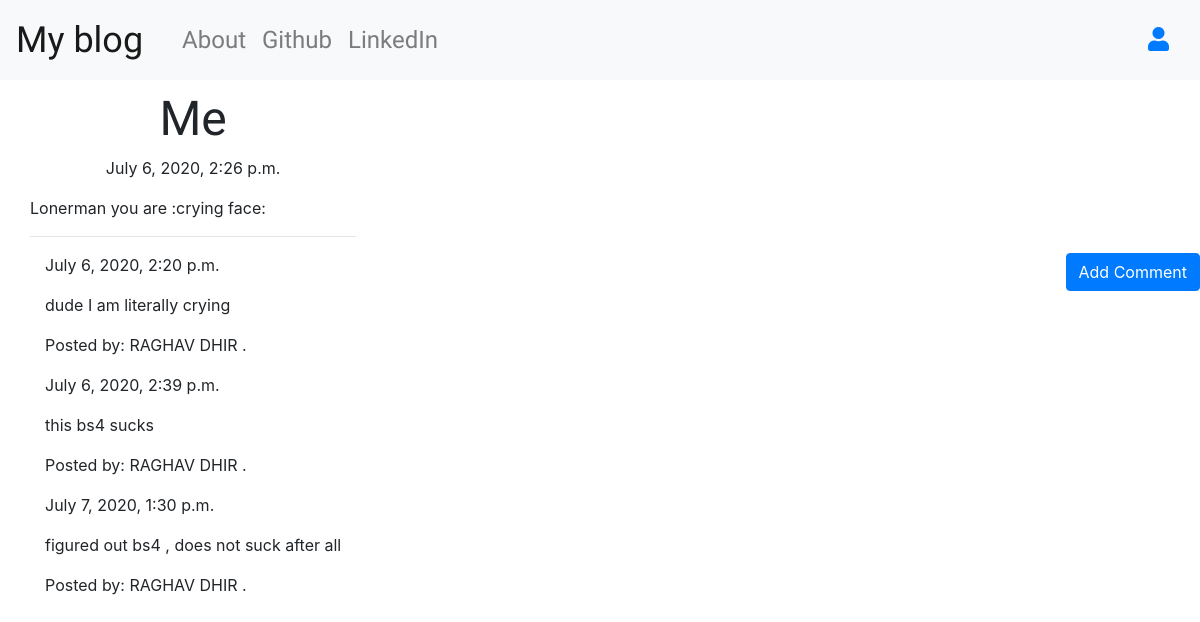
The app's page /post/4 with its own data.
### blogApp/models.py (models this page shows, shortened)
class Post(models.Model):
    author = models.ForeignKey('auth.User', on_delete=models.CASCADE)
    title = models.CharField(max_length=256)
    text = models.TextField()
    created_date = models.DateTimeField(default=timezone.now)
    published_date = models.DateTimeField(blank=True, null=True)

class Comment(models.Model):
    post = models.ForeignKey('blogApp.post', related_name='comments', on_delete=models.CASCADE)
    author = models.CharField(max_length=256)
    text = models.TextField()
    created_date = models.DateTimeField(default=timezone.now)
    approved_comment = models.BooleanField(default=False)

### blogApp/views.py (the view)
# urls.py: re_path(r'post/(?P<pk>\d+)$', views.PostDetailView.as_view(), name='post_detail'),
class PostDetailView(DetailView):
    model = Post

### blogApp/templates/blogApp/post_detail.html (shortened to what this page needs)
{% extends 'blogApp/base.html' %}
{% block body_block %}
<h1 class="posttitle loader">{{ post.title }}</h1>
{% if post.published_date %}
<div class="date postdate">
    {{ post.published_date }}
</div>
{% else %}
<a class="btn btn-default" href="{% url 'post_publish' pk=post.pk %}">Publish</a>
{% endif %}
<p class="postcontent">{{ post.text|safe|linebreaksbr }}</p>
<hr>
<a class="btn btn-primary btn-comment" href="{% url 'add_comment_to_post' pk=post.pk %}">Add Comment</a>
<div class="container">
    {% for comment in post.comments.all %}
    {% if user.is_authenticated or comment.approved_comment %}
    {{ comment.created_date }}
    <p>{{ comment.text|safe|linebreaks }}</p>
    <p>Posted by: {{ comment.author }}</p>
    {% endif %}
    {% empty %}
    <p>No Comments!</p>
    {% endfor %}
</div>
{% endblock %}

### blogApp/static/css/blog.css (style rules this page uses)
.postdate { text-align: center; }
.posttitle { font-family: 'Russo One', sans-serif; font-size: 3em; text-align: center; }
.postcontent { font-family: 'Montserrat', sans-serif; font-size: 1.5em; }
.btn-comment { position: absolute; right: 0; }
.loader { filter:hue-rotate(0deg); color:linear-gradient(45deg,#0f8,#08f); animation:hue 10000ms infinite linear; }

### records on screen
Post: title "Me", published_date "July 6, 2020, 2:26 p.m.", text "Lonerman you are :crying face:"
Comment: created_date "July 6, 2020, 2:20 p.m.", text "dude I am literally crying", author "RAGHAV DHIR ."
Comment: created_date "July 6, 2020, 2:39 p.m.", text "this bs4 sucks", author "RAGHAV DHIR ."
Comment: created_date "July 7, 2020, 1:30 p.m.", text "figured out bs4 , does not suck after all", author "RAGHAV DHIR ."
